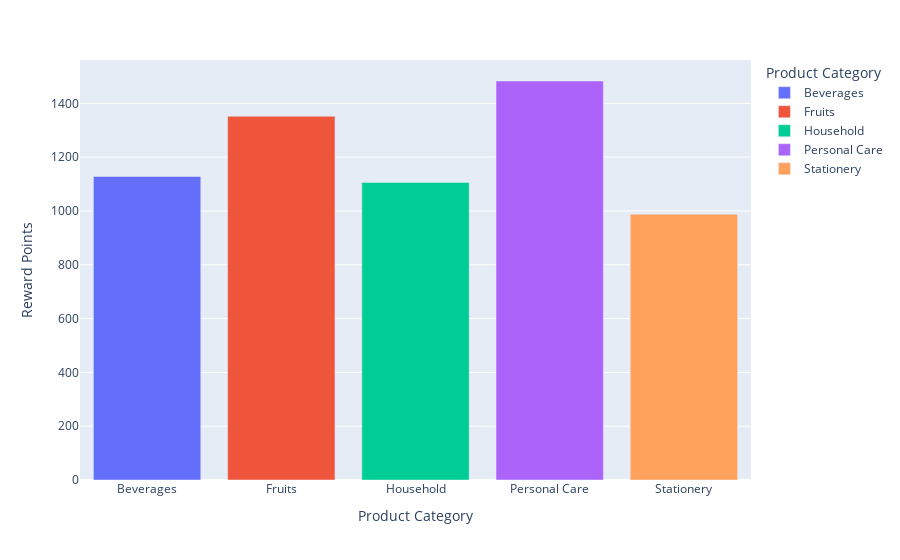

Source (notebook cell):
### Code cell
rewards_by_product = df.groupby('product_category')['reward_points'].sum().reset_index()

fig = px.bar(
    rewards_by_product,
    x='product_category',
    y='reward_points',
    labels={'reward_points':'Reward Points','product_category':'Product Category'},
    color='product_category'
)

fig.show()

### Figure 1 — Plotly figure (JSON) as saved in the notebook; plotly's stock layout.template omitted (floating-point values rounded to 4 significant figures)
{"data": [{"alignmentgroup": "True", "hovertemplate": "Product Category=%{x}<br>Reward Points=%{y}<extra></extra>", "legendgroup": "Beverages", "marker": {"color": "#636efa", "pattern": {"shape": ""}}, "name": "Beverages", "offsetgroup": "Beverages", "orientation": "v", "showlegend": true, "textposition": "auto", "type": "bar", "x": ["Beverages"], "xaxis": "x", "y": [1128], "yaxis": "y"}, {"alignmentgroup": "True", "hovertemplate": "Product Category=%{x}<br>Reward Points=%{y}<extra></extra>", "legendgroup": "Fruits", "marker": {"color": "#EF553B", "pattern": {"shape": ""}}, "name": "Fruits", "offsetgroup": "Fruits", "orientation": "v", "showlegend": true, "textposition": "auto", "type": "bar", "x": ["Fruits"], "xaxis": "x", "y": [1352], "yaxis": "y"}, {"alignmentgroup": "True", "hovertemplate": "Product Category=%{x}<br>Reward Points=%{y}<extra></extra>", "legendgroup": "Household", "marker": {"color": "#00cc96", "pattern": {"shape": ""}}, "name": "Household", "offsetgroup": "Household", "orientation": "v", "showlegend": true, "textposition": "auto", "type": "bar", "x": ["Household"], "xaxis": "x", "y": [1106], "yaxis": "y"}, {"alignmentgroup": "True", "hovertemplate": "Product Category=%{x}<br>Reward Points=%{y}<extra></extra>", "legendgroup": "Personal Care", "marker": {"color": "#ab63fa", "pattern": {"shape": ""}}, "name": "Personal Care", "offsetgroup": "Personal Care", "orientation": "v", "showlegend": true, "textposition": "auto", "type": "bar", "x": ["Personal Care"], "xaxis": "x", "y": [1483], "yaxis": "y"}, {"alignmentgroup": "True", "hovertemplate": "Product Category=%{x}<br>Reward Points=%{y}<extra></extra>", "legendgroup": "Stationery", "marker": {"color": "#FFA15A", "pattern": {"shape": ""}}, "name": "Stationery", "offsetgroup": "Stationery", "orientation": "v", "showlegend": true, "textposition": "auto", "type": "bar", "x": ["Stationery"], "xaxis": "x", "y": [988], "yaxis": "y"}], "layout": {"barmode": "relative", "legend": {"title": {"text": "Product Category"}, "tracegroupgap": 0}, "margin": {"t": 60}, "xaxis": {"anchor": "y", "categoryarray": ["Beverages", "Fruits", "Household", "Personal Care", "Stationery"], "categoryorder": "array", "domain": [0, 1], "title": {"text": "Product Category"}}, "yaxis": {"anchor": "x", "domain": [0, 1], "title": {"text": "Reward Points"}}}}
